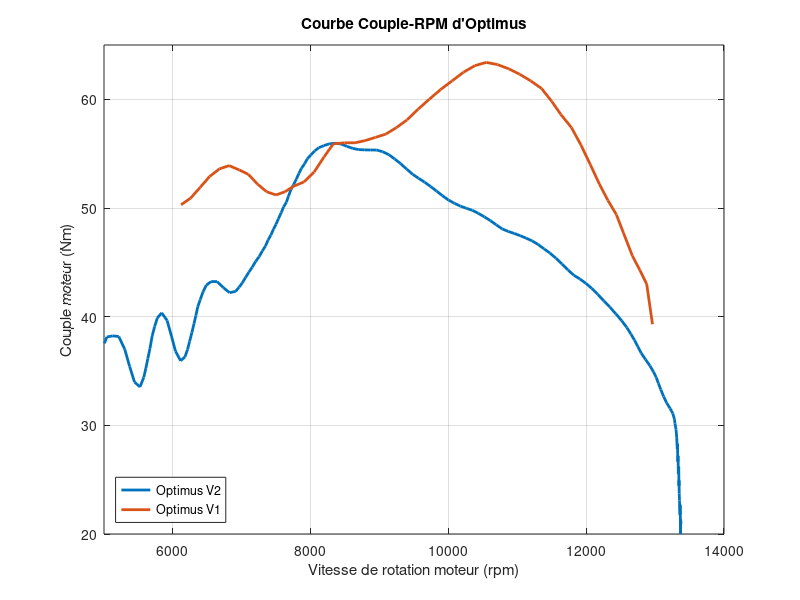

This figure's MATLAB source:
%% Calcul de RPM optimal pour le passage de vitesse d'Optimus à
% partir de la courbe de couple réailsé sur banc à Chambéry le 14/05/2019

% Réalisé à partir de la méthode décrite dans le livre "Analysis Technique
% for racecar data acquisition

%% Paramètres voiture
nb_gear = 6; % nombre de vitesse considérée
%Ratio total: moteur vers roue, pour chaque vitesse

% Transmission
primaire = 36/76; % Rapport primaire

% Etagement origine
K(1) = 12/32; % Rapport de 1ere
K(2) = 16/31; % Rapport de 2eme
K(3) = 18/29; % Rapport de 3eme
K(4) = 22/31; % Rapport de 4eme
K(5) = 23/29; % Rapport de 5eme
K(6) = 24/28; % Rapport de 6eme

final = 1/3.2; % Rapport final (pignon couronne)

Gear_ratio = primaire*K*final;

% Courbe Puissance / rpm
HP =[26.7693245794283 27.3863579411617 27.9279953724586 28.3587054578259 27.9467458755348 27.1107728161179 26.3501956871375 26.3810788686747 27.3395604670977 28.1767152809101 29.0138700947226 29.9581969016077 31.0339610584874 31.9402721395279 32.8065453816469 33.5592126345397 33.4180323760838 32.5566122053492 31.6709266776926 31.3003284992460 31.9548313536812 32.7173701949582 33.5584247982760 34.4371773668120 35.3471282513908 36.2004599698180 37.0760349320904 37.8877111211347 38.7539843632536 39.6249373527790 40.3717115904193 40.9027548071301 40.9341737173266 41.0291924659313 41.6790573231710 42.3612990527740 43.0495591723884 43.8339368348953 44.6237742027097 45.3717538298334 46.2561394276550 47.0308976093820 47.9129433335004 48.6396907733173 49.4938313369752 50.2382924873453 51.0870946724803 51.8051065838053 52.5997970230041 53.4660702651230 54.3074715163969 55.0425096198288 55.8938192251792 56.8146895203729 57.6227259058788 58.4598807196913 59.2970355335037 60.1402566865467 60.9422267328221 61.8145663141716 62.6186162481832 63.4776098832256 64.2699171177267 65.0479251240415 65.8596013130858 66.5931871716716 67.2053359485701 67.6321856362452 68.0788887977657 68.6281682408205 69.2833328777172 69.9566965323055 70.6300601868937 71.1164702961049 71.4572882637835 71.6061893176237 71.7054566868505 71.7087655991580 71.7319279853109 71.8709023022284 72.0429657422215 72.1323063745256 72.1918667960617 72.2183380945221 72.2812074283658 72.4797421668193 72.7212927652711 73.0554929083346 73.3963108760132 73.6014634390818 73.7272021067691 73.8198516513807 73.8198516513807 73.8397051252261 74.0779468113704 74.3823667436658 74.6470797282705 74.8720857651846 75.0573848544079 75.1026066559445 75.0176779067172 74.9514996605660 74.7408322436514 74.4187647790489 74.0746378990628 73.7801447036900 73.7470555806144 73.5981545267743 73.3301326298620 72.9099007668020 72.3870926222076 71.8973736006889 71.3083872099434 70.6598403976618 69.9480106374981 69.1973011577206 68.4632741108271 67.6807163500894 66.8002305417732 66.0670701147697 65.3339096877663 64.5656511552148 63.8129917806846 62.9459385806646 62.0487270084699 61.0587004460482 60.1766547219299 59.4285884328171 58.7267996458344 57.8514268948696 57.1374187674368 56.1122074374781 54.8443425382983 52.8060525568419 53.7281361198817 50.6343031123139 51.6534481030422 48.5086578459380 49.8092809769625 46.4485290432516 47.3948779632136 45.1503324479193 43.9127992448922 41.4256001603769 43.2091038941513 38.1012462620492 40.6612414173307 39.8847499958235 ];


RPM_HP = 1.0e+04 * [   0.5005    0.5041    0.5127    0.5214    0.5301    0.5372    0.5443    0.5522    0.5577    0.5608    0.5636    0.5668    0.5699    0.5735    0.5774    0.5837    0.5916    0.5979    0.6038    0.6113    0.6176    0.6212    0.6243    0.6275    0.6306    0.6334    0.6361    0.6397    0.6436    0.6484    0.6555    0.6641    0.6736    0.6823    0.6911    0.6961    0.7008    0.7055    0.7103    0.7150    0.7201    0.7252    0.7300    0.7343    0.7382    0.7422    0.7461    0.7497   0.7532    0.7572    0.7607    0.7647    0.7678    0.7714    0.7753    0.7792    0.7828    0.7867    0.7911    0.7954   0.8005    0.8061    0.8120    0.8191    0.8269    0.8352    0.8439    0.8526    0.8612    0.8699    0.8786    0.8873   0.8959    0.9046    0.9133    0.9220    0.9306    0.9393    0.9480    0.9567    0.9653    0.9740    0.9827    0.9913   1.0000    1.0087    1.0174    1.0260    1.0347    1.0434    1.0521    1.0607    1.0694    1.0781    1.0867    1.0954  1.1041    1.1128    1.1214    1.1301    1.1388    1.1475    1.1561    1.1648    1.1735    1.1822    1.1908    1.1995   1.2082    1.2168    1.2255    1.2342    1.2429,1.2515,1.2590,1.2649,1.2701,1.2748,1.2799,1.2862,1.2925,1.2977,1.3016,1.3048,1.3083,1.3123,1.3166,1.3217,1.3257,1.3280,1.3288,1.3304,1.3313,1.3322,1.3324,1.3330,1.3333,1.3337,1.3343,1.3346,1.3347,1.3350,1.3354,1.3362,1.3363,1.3370,1.3371,1.3375];

CoupleOptimumLap = [ 50.3 50.9 51.9 52.9 53.6 53.9 53.5 53.1 52.2 51.5 51.2 51.5 52 52.4 53.3 54.7 55.9 56 56 56.2 56.5 56.8 57.4 58.1 59.1 60 60.9 61.7 62.5 63.1 63.4 63.2 62.8 62.3 61.7 61 59.8 58.6 57.4 55.8 54 52.2 50.7 49.4 47.7 45.6 44.3 43 39.3 ]
RPMOptimumLap = [ 6119 6256 6396 6533 6676 6816 6965 7094 7228 7360 7496 7629 7751 7903 8049 8194 8328 8491 8643 8789 8941 9091 9245 9397 9561 9720 9886 10053 10220 10384 10549 10711 10879 11036 11194 11351 11501 11632 11786 11923 12059 12191 12315 12437 12541 12670 12777 12878 12962 ]


% Results
RPM_HP_rps=RPM_HP./(30/pi);
Couple_HP=HP./RPM_HP_rps;
Couple_Nm=Couple_HP.*735,5;
figure(1)
plot(RPM_HP,Couple_Nm,'linewidth',2)
title("Courbe Couple-RPM d'Optimus")
xlabel('Vitesse de rotation moteur (rpm)')
ylabel('Couple moteur (Nm)')
grid on
hold on
plot(RPMOptimumLap,CoupleOptimumLap,'linewidth',2)
legend('Optimus V2','Optimus V1','Location','southwest')
axis([5000 14000 20 65])
hold off

